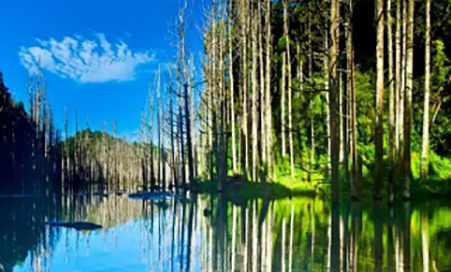
#> input picture opencv_learn/image/001.jpg, 451 x 272 px, found by its file name
$ python demo_1.py
#> lines starting #> are read from the running program, lines starting #| are printed output that depends on the picture; after the words box and inside, x2 and y2 are one past the last pixel; in counts of white or black regions, pixels touching at a corner belong together
# -*- coding: utf-8 -*-
"""
图像混合
目标：
1.图片间的数学运算，如相加、按位运算等
2.OpenCV函数：cv2.add(), cv2.addWeighted(), cv2.bitwise_and()

"""
import time

import cv2

import numpy as np


# [72 lines left out: functions add, f2, f2_1, f3, not called in this run]


def f4():
    img1 = cv2.imread(r'E:\pycharmproject\pythonlearn\image\001.jpg')
#> img1 is the input picture: shape (272, 451, 3); mean B, G, R 105.4, 109.6, 70.9
    img2 = cv2.imread(r'E:\pycharmproject\pythonlearn\image\002.jpg')
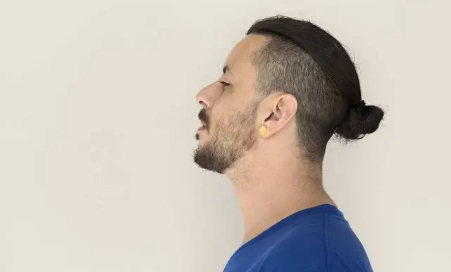
#> input picture opencv_learn/image/002.jpg, 451 x 272 px, found by its file name
#> img2 is the input picture: shape (272, 451, 3); mean B, G, R 183, 192.6, 200.6

    # 创建掩膜
    img2Gray = cv2.cvtColor(img2, cv2.COLOR_BGR2GRAY)
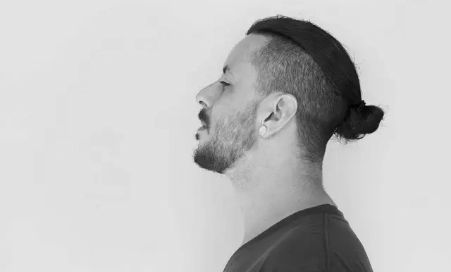
#> img2Gray: shape (272, 451); min 0, max 230, mean 193.8

    ret, mask = cv2.threshold(img2Gray, 200, 255, cv2.THRESH_BINARY)
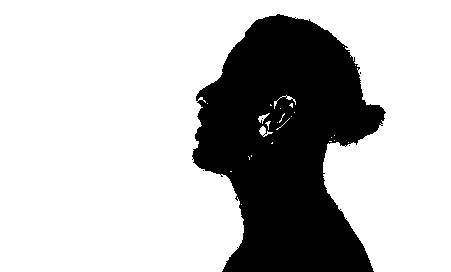
#> mask: shape (272, 451); 73.8% white; 5 black regions (4 under 20 px), largest, box (x1, y1, x2, y2) and area: (192, 14, 386, 272) 32134
    mask_inv = cv2.bitwise_not(mask)

    cv2.imshow("test1", mask)

    blur=cv2.blur(mask,(5,5))
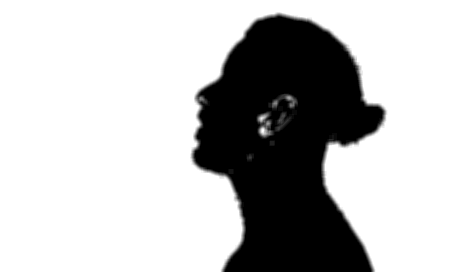
#> blur: shape (272, 451); min 0, max 255, mean 188.2
    median=cv2.medianBlur(mask,5)
#> median: shape (272, 451); 73.7% white; 1 black region, box (x1, y1, x2, y2) and area: (193, 14, 385, 272) 32291
    cv2.imshow("blur", blur)
    cv2.imshow("median", median)
    cv2.imshow("test2", mask_inv)
    img1bg = cv2.bitwise_and(img1, img1, mask=mask_inv)
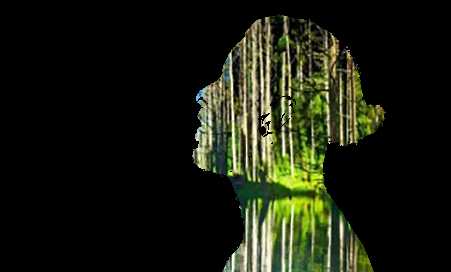
#> img1bg: shape (272, 451, 3); mean B, G, R 15.9, 28.9, 25.6
    img2bg = cv2.bitwise_and(img2, img2, mask=mask)
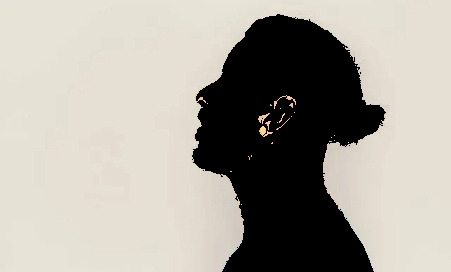
#> img2bg: shape (272, 451, 3); mean B, G, R 155.6, 164.3, 168.5
    temp = cv2.add(img1bg, img2bg)
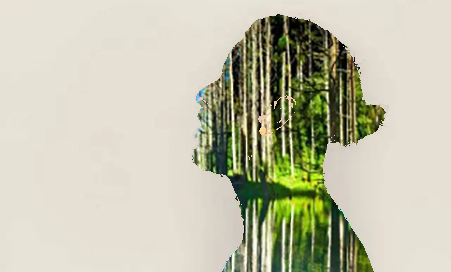
#> temp: shape (272, 451, 3); mean B, G, R 171.5, 193.2, 194.1

    # cv2.imshow("test3", img1bg)
    cv2.imshow("test4", temp)
    cv2.waitKey(0)


if __name__ == "__main__":
    f4()
